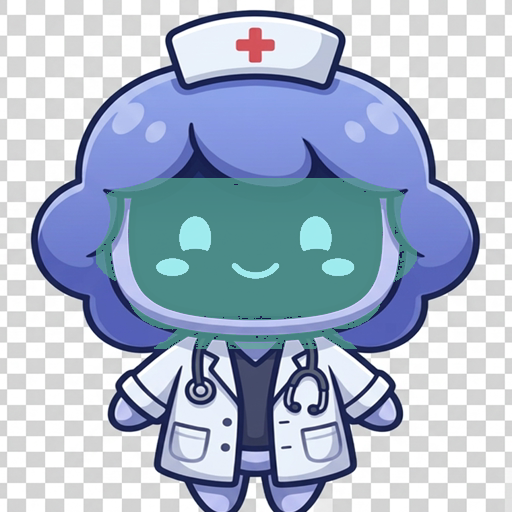
#> input picture agent_doctor/assets/doctor_pet.png, 512 x 512 px
$ python -i sprite_pipeline.py   (imports and definitions only)
#> lines starting #> are read from the running program, lines starting #| are printed output that depends on the picture
"""Custom pet sprite image pipeline.

Takes any Pillow-readable image and produces a 512x512 RGBA PNG suitable for
the Agent Doctor desktop pet. The transform is:

1. Center-square crop.
2. LANCZOS resize to ``OUTPUT_SIZE``.
3. (Optional) Floodfill-based background removal seeded from the four corners
   with ``thresh=28``, then a soft GaussianBlur(0.6) on the alpha to soften
   fringes. Skipped when ``remove_background=False``.
4. Atomic write: temp file in the destination directory, then ``Path.replace``.

Pillow is an optional extra (``pip install agent-doctor[sprite]``). It is
imported lazily inside :func:`_load_pillow`; importing this module does not
require Pillow until you actually run the transform.
"""

from __future__ import annotations

from pathlib import Path
from tempfile import NamedTemporaryFile
from typing import TYPE_CHECKING, Any

if TYPE_CHECKING:  # pragma: no cover - type-checking only
    from PIL.Image import Image as PILImage

OUTPUT_SIZE = 512
_FLOODFILL_THRESH = 28
# Two complementary sentinels so we can identify floodfilled pixels by
# "took on BOTH values across two passes" rather than "value-equals-A". A
# pixel that originally already equaled either sentinel can still be
# unambiguously flagged as filled, because no untouched pixel can equal
# both sentinels (they differ in every channel by more than _FLOODFILL_THRESH).
#
# Sentinel choice constraints:
# 1. Per-channel diff between A and B exceeds _FLOODFILL_THRESH on every
#    channel — needed for the "no natural pixel equals both" guarantee.
#    A=(200,30,30) vs B=(30,200,100) → 170 / 170 / 70.
# 2. Sum-abs-diff to common background colors exceeds _FLOODFILL_THRESH so
#    PIL's ImageDraw.floodfill does NOT early-exit on a corner whose value
#    is within thresh of either sentinel. floodfill returns immediately
#    when _color_diff(value, seed_color) <= thresh, leaving the pass with
#    target == original and breaking the AND-of-two-masks step. The pre-
#    review pair (1,2,3) and (254,253,252) violated this for any near-white
#    corner (diff to B was as low as 2 for (253,253,253)). The current pair
#    is sum-abs-diff ≥ 260 from pure black, ≥ 435 from pure white, ≥ 429
#    from typical near-white (253,253,253).
_FLOODFILL_SENTINEL = (200, 30, 30)
_FLOODFILL_SENTINEL_ALT = (30, 200, 100)
_ALPHA_BLUR_RADIUS = 0.6


class PillowMissingError(RuntimeError):
    """Raised when Pillow is not installed but the pipeline needs it."""


def _load_pillow() -> Any:
    try:
        from PIL import Image, ImageDraw, ImageFilter
    except ImportError as exc:
        raise PillowMissingError(
            "Pillow is required for the custom-sprite pipeline. "
            "Install with `pip install agent-doctor[sprite]`."
        ) from exc
    return Image, ImageDraw, ImageFilter


# [96 lines left out: functions _center_square_crop, _exact_match_mask, _floodfill_alpha, not called in this run]


def transform_image(source: Path, *, remove_background: bool = True) -> "PILImage":
    """Run the full sprite transform and return the resulting RGBA image.

    The image is not written to disk; use :func:`apply_sprite` for that.
    """

    Image, _ImageDraw, _ImageFilter = _load_pillow()
    src_path = Path(source).expanduser()
    if not src_path.exists():
        raise FileNotFoundError(f"Source image not found: {src_path}")

    with Image.open(src_path) as opened:
        opened.load()
        cropped = _center_square_crop(opened)
        resized = cropped.resize((OUTPUT_SIZE, OUTPUT_SIZE), Image.LANCZOS)

    rgba = resized.convert("RGBA")
    if remove_background:
        return _floodfill_alpha(rgba)
    return rgba


# [51 lines left out: functions write_sprite_atomic, apply_sprite, not called in this run]

>>> import cv2
>>> picture = cv2.imread('assets/doctor_pet.png', cv2.IMREAD_GRAYSCALE)
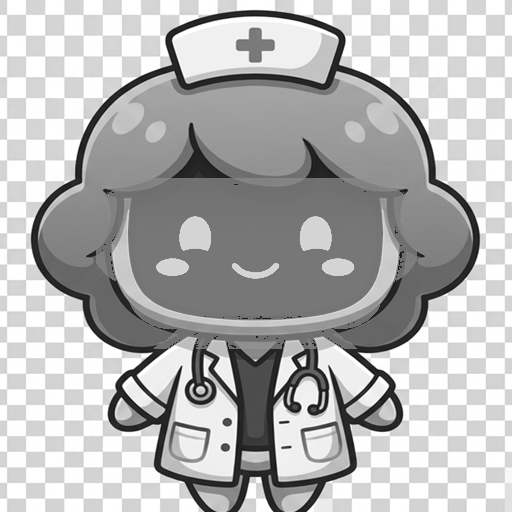
#> picture: shape (512, 512); min 13, max 255, mean 180
>>> result = transform_image(picture)
#> (the run stopped early here; a loop or call above may not have finished)
